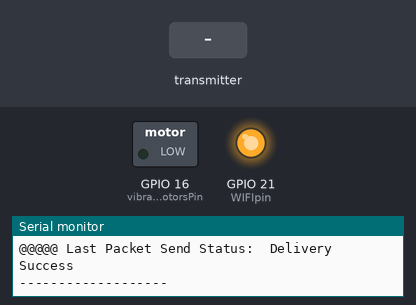
Simulated run of this program. Board: ESP32. On the bench: switched loads named in the program (green lamp = pin HIGH), output pins drawn as LEDs (lit = HIGH), the last lines printed to the serial monitor. Inputs (shaded band) come from the test bench. WiFi joins after 1.5 s; servers stay silent unless stated; not simulated (calls return 0 or success): credentials.h.

Above: at 4.2 s.
4.3 s: the transmitter starts sending startVibrationMotors = 1
At 5.5 s:
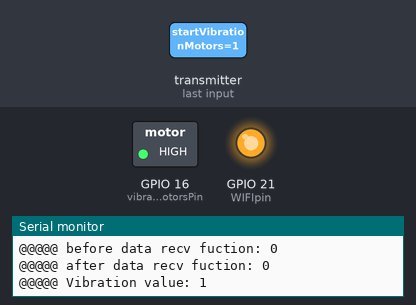
7.3 s: the transmitter starts sending startVibrationMotors = 0
At 8.7 s:
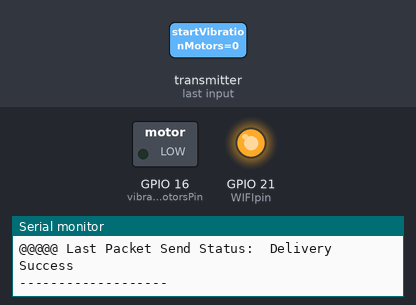
Timing chart, 0 to 10.3 s (numbered marks = the images above; inputs shaded):
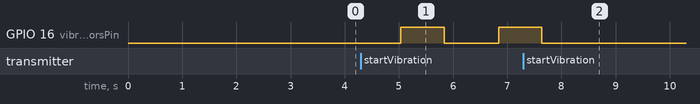

Measured:
- after the input at 4.3 s, GPIO 16 (vibrationMotorsPin): LOW → HIGH after 0.74 s, → LOW 0.80 s later, → HIGH 1.0 s later
- after the input at 7.3 s, GPIO 16 (vibrationMotorsPin): goes on until 7.6 s, then stays LOW

The program:

main.cpp
```cpp
// Import required libraries
#include <Arduino.h>
#include "WiFi.h"
#include "ESPAsyncWebServer.h"
#include <analogWrite.h>
#include <esp_now.h>
#include <esp_wifi.h>
#include "credentials.h"

//wifi credentials
#define WIFI_TIMEOUT_MS 5000            // Time to try connecting to wifi until timeout
#define uS_TO_S_FACTOR 1000000          // Conversion factor for micro seconds to seconds
#define uS_TO_M_FACTOR 60000000         // Conversion factor for micro seconds to minutes
#define ms_TO_M_FACTOR 60000            // Conversion factor for milli seconds to minutes
#define TIME_TO_SLEEP  1                // Duration of time ESP32 will go to sleep (in seconds)

//deep sleep variables
int wakeUpStart = 0;
boolean goToSleep = 0;

// esp_now MAC adress of box board
uint8_t broadcastAddress[] = {0xFF, 0xFF, 0xFF, 0xFF, 0xFF, 0xFF}; /*{0xAC, 0x67, 0xB2, 0x35, 0x32, 0x9C}*/

const int WIFIpin = 21;

RTC_DATA_ATTR int bootCount = 0; // this attribute will keep its value during a deep sleep / wake cycle

//fsr variables
const int fsrAnalogPin1 = 39; // First FSR is connected to analog 39
const int fsrAnalogPin2 = 34; // Second FSR is connected to analog 34
const int fsrAnalogPin3 = 35; // Third FSR is connected to analog 35
const int fsrAnalogPin4 = 32; // Fourth FSR is connected to analog 32
const int fsrAnalogPin5 = 33; // Fifth FSR is connected to analog 33
int fsrReading1;              // the analog reading from the FSR resistor divider
int fsrReading2;
int fsrReading3;
int fsrReading4;
int fsrReading5;
int LEDbrightness1;
int LEDbrightness2;


// data to to be sent to esp32 box board
int outgoingFSR1;      // the analog reading from the FSR resistor divider
int outgoingFSR2;
int outgoingFSR3;
int outgoingFSR4;
int outgoingFSR5;

// Vibration variable
const int vibrationMotorsPin = 16;
boolean vibrate = 0;

// incoming flag variable from esp32 box - start sending FSR sensors data to esp32 box
boolean startDataCollection;

typedef struct struct_message_out {
  int FSR1;
  int FSR2;
  int FSR3;
  int FSR4;
  int FSR5;
  boolean reSend = 0;
  boolean reSendvib = 0;
} struct_message_out;

typedef struct struct_message_in {
  boolean startSensors = 0;
  boolean goToSleep;
  boolean startVibrationMotors;
} struct_message_in;

// Create a struct_message_out called incomingMessage to hold
struct_message_in incomingMessage;

// Create a struct_message_out to hold outgoing sensor readings
struct_message_out outGoingReadings;

// Variable to store if sending data was successful
String success;

// Register peer variable
esp_now_peer_info_t peerInfo;

//wifi connection
void connectToWiFi() {
  Serial.print("Connecting to wifi");
  WiFi.mode(WIFI_STA);
  WiFi.begin(WIFI_NETWORK, WIFI_PASSWORD);

  unsigned long startAttemptTime = millis();

  while (WiFi.status() != WL_CONNECTED && millis() - startAttemptTime < WIFI_TIMEOUT_MS)
  {
    Serial.print(".");
    delay(1000);
  };

  if (WiFi.status() != WL_CONNECTED)
  {
    Serial.println("Failed!");
    Serial.println("trying again...");
    // WiFi.begin(WIFI_NETWORK, WIFI_PASSWORD);
    connectToWiFi();
  }
  else
  {
    Serial.print("Connected! IP:");
    Serial.println(WiFi.localIP());
    digitalWrite(WIFIpin, HIGH);
  }
}

void connectESPNow() {
  // Init ESP-NOW
  if (esp_now_init() != ESP_OK) {
    Serial.println("Error initializing ESP-NOW");
    return;
  }

  memcpy(peerInfo.peer_addr, broadcastAddress, 6);
  peerInfo.channel = 0;
  if (peerInfo.channel != WiFi.channel()) {
    esp_wifi_set_promiscuous(true);
    esp_wifi_set_channel(WiFi.channel(), WIFI_SECOND_CHAN_NONE);
    esp_wifi_set_promiscuous(false);
  }
  peerInfo.encrypt = false;

  // Add peer
  if (esp_now_add_peer(&peerInfo) != ESP_OK){
    Serial.println("Failed to add peer");
    return;
  }
}

//callback upon sending data
void OnDataSent(const uint8_t *mac_addr, esp_now_send_status_t status) {
  Serial.print("\r\n@@@@@ Last Packet Send Status:\t");
  Serial.println(status == ESP_NOW_SEND_SUCCESS ? "Delivery Success" : "Delivery Fail");
}

//callback upon recieving data
void OnDataRecv(const uint8_t *mac, const uint8_t *incomingData, int len) {
  memcpy(&incomingMessage, incomingData, sizeof(incomingMessage));
  Serial.print("@@@@@ Bytes recieved: ");
  Serial.println(len);
  startDataCollection = incomingMessage.startSensors;
  Serial.print("@@@@@ before data recv fuction: ");
  Serial.println(goToSleep);
  goToSleep = incomingMessage.goToSleep;
  Serial.print("@@@@@ after data recv fuction: ");
  Serial.println(goToSleep);
  vibrate = incomingMessage.startVibrationMotors;
  Serial.print("@@@@@ Vibration value: ");
  Serial.println(vibrate);
}

void ESPSend() {
  // Set values to send
  outGoingReadings.FSR1 = fsrReading1;
  outGoingReadings.FSR2 = fsrReading2;
  outGoingReadings.FSR3 = fsrReading3;
  outGoingReadings.FSR4 = fsrReading4;
  outGoingReadings.FSR5 = fsrReading5;
  if(incomingMessage.startSensors == 0) {
    outGoingReadings.reSend = 1;
  } else outGoingReadings.reSend = 0;
  if(incomingMessage.startVibrationMotors == 1) {
    outGoingReadings.reSendvib = 1;
  } else outGoingReadings.reSendvib = 0;

  esp_err_t result = esp_now_send(broadcastAddress, (uint8_t *) &outGoingReadings, sizeof(outGoingReadings));
  if(result != ESP_OK) {
    Serial.println("Error sending the data");
  }
}

//sensor reading to be sent
void getReadings() {
  if (startDataCollection == 1){
    fsrReading1 = analogRead(fsrAnalogPin1);
    fsrReading2 = analogRead(fsrAnalogPin2);
    fsrReading3 = analogRead(fsrAnalogPin3);
    fsrReading4 = analogRead(fsrAnalogPin4);
    fsrReading5 = analogRead(fsrAnalogPin5);
  }
  else if(startDataCollection == 0) {
    ESPSend();
  }
}

void updateDisplay() {
  //Serial monitor display
  Serial.print("sensors start: ");
  Serial.println(startDataCollection);
  Serial.println("--------------------");
}

//Method to print the reason by which ESP32 has been awaken from sleep
void print_wakeup_reason(){
  esp_sleep_wakeup_cause_t wakeup_reason;

  wakeup_reason = esp_sleep_get_wakeup_cause();

  switch(wakeup_reason)
  {
    case ESP_SLEEP_WAKEUP_EXT0 : Serial.println("Wakeup caused by external signal using RTC_IO"); break;
    case ESP_SLEEP_WAKEUP_EXT1 : Serial.println("Wakeup caused by external signal using RTC_CNTL"); break;
    case ESP_SLEEP_WAKEUP_TIMER : Serial.println("Wakeup caused by timer"); break;
    case ESP_SLEEP_WAKEUP_TOUCHPAD : Serial.println("Wakeup caused by touchpad"); break;
    case ESP_SLEEP_WAKEUP_ULP : Serial.println("Wakeup caused by ULP program"); break;
    default : Serial.printf("Wakeup was not caused by deep sleep: %d\n",wakeup_reason); break;
  }
}

//deep sleep starting function, determines duration of ESP32 staying awake.
// 60000 = 1 minute, 300000 = 5 minutes, 600000 = 10 minutes, 7200000 = 2 hours
void ESPGoToSleep() {
    if (goToSleep == 1) {
    Serial.print("deep sleep function: ");
    Serial.println("Going to sleep now");
    esp_deep_sleep_start();
    Serial.println("This will never be printed");
  }
}

void setup() {
  // Serial port for debugging purposes
  Serial.begin(115200);

  //Increment boot number and print it every reboot
  ++bootCount;
  Serial.println("Boot number: " + String(bootCount));

  //Print the wakeup reason for ESP32 and touchpad too
  print_wakeup_reason();

  delay(1000);

  connectToWiFi();
  connectESPNow();

  // Once ESPNow is successfully Init, we will register for Send CB to
  // get the status of Trasnmitted packet
  esp_now_register_send_cb(OnDataSent);

  // Register for a callback function that will be called when data is received
  esp_now_register_recv_cb(OnDataRecv);

  pinMode(WIFIpin, OUTPUT);
  pinMode(vibrationMotorsPin, OUTPUT);

  // Configure timer as wakeup source
  esp_sleep_enable_timer_wakeup(TIME_TO_SLEEP * uS_TO_M_FACTOR);
  Serial.println("Setup ESP32 to sleep " + String(TIME_TO_SLEEP) +
  " Minutes intervals");
}

void loop() {
  getReadings();

  ESPSend();

  Serial.print("FSR 1 = ");
  Serial.println(fsrReading1);
  Serial.print("FSR 2 = ");
  Serial.println(fsrReading2);
  Serial.print("FSR 3 = ");
  Serial.println(fsrReading3);
  Serial.print("FSR 4 = ");
  Serial.println(fsrReading4);
  Serial.print("FSR 5 = ");
  Serial.println(fsrReading5);

  // we'll need to change the range from the analog reading (0-1023) down to the range
  // used by analogWrite (0-255) with map!
  LEDbrightness1 = map(fsrReading1, 0, 1023, 0, 255);
  LEDbrightness2 = map(fsrReading2, 0, 1023, 0, 255);

  Serial.println("--------------------");

  if (WiFi.status() != WL_CONNECTED){
    Serial.println("wifi Disconnected! ");
    digitalWrite(WIFIpin, LOW);
    connectToWiFi();
  }

  if(vibrate == 1) {
    int i;
    for(i = 0; i <= 3; i++) {
      digitalWrite(vibrationMotorsPin, HIGH);
      delay(200);
      digitalWrite(vibrationMotorsPin, LOW);
    }
  }

  updateDisplay();

  ESPGoToSleep();

  delay(1000);
}
```
